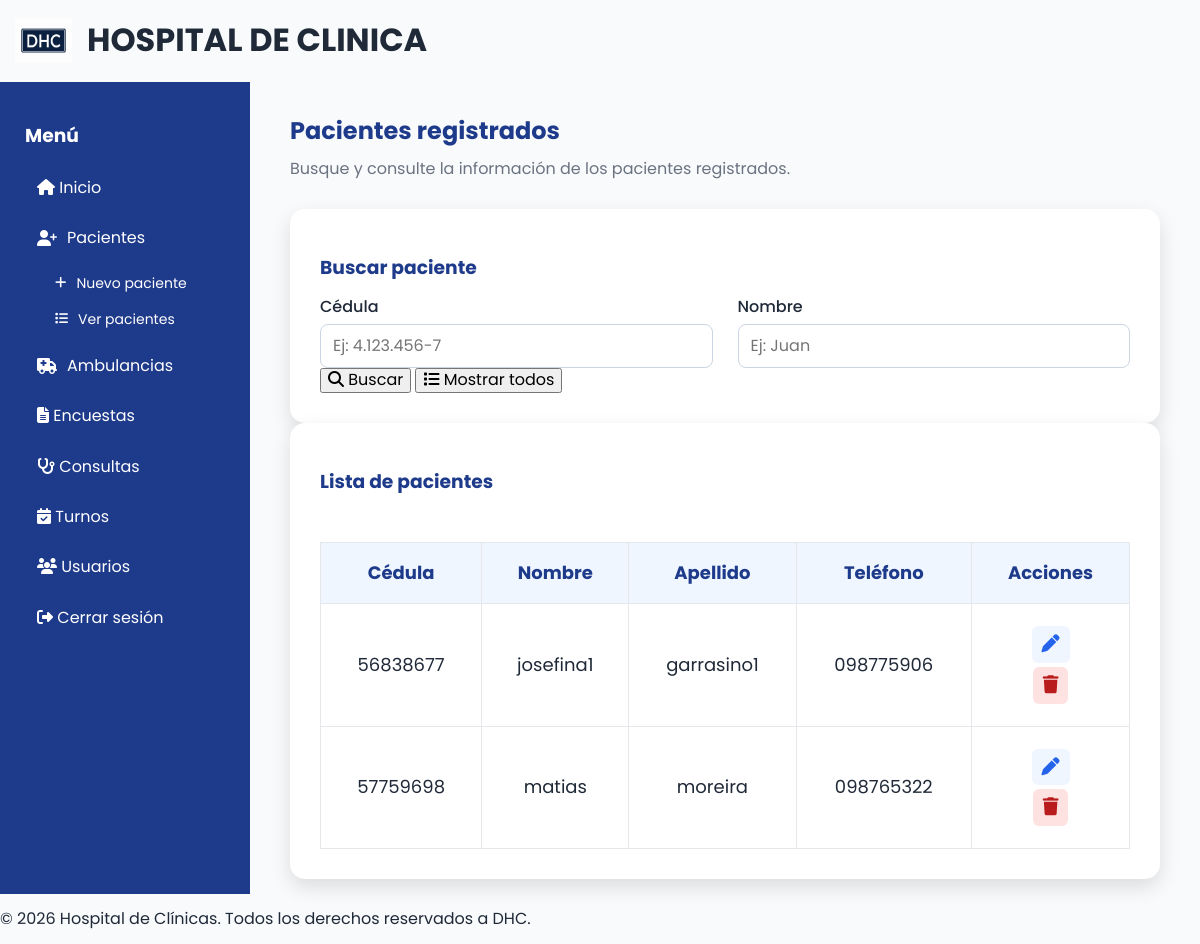
Page /php/ver_paciente.php on the committed database.
### tables this page shows
CREATE TABLE `Persona` (
  `Cedula` varchar(20) NOT NULL,
  `Nombre` varchar(50) NOT NULL,
  `Apellido` varchar(50) NOT NULL,
  `Fecha_Nacimiento` date DEFAULT NULL,
  `Direccion` varchar(150) DEFAULT NULL,
  `Correo` varchar(100) DEFAULT NULL,
  `Telefono` varchar(20) DEFAULT NULL
);

### php/ver_paciente.php (the view, shortened to what this page needs)
<?php
require_once 'conexion.php';
if ($_SERVER["REQUEST_METHOD"] == "POST") {
    if (isset($_POST['buscar'])) {
        $cedula = $_POST['cedula'];
        $nombre = $_POST['nombre'];
        if ($cedula != "") {
            $sql = "SELECT * FROM Persona
                    WHERE Cedula = '$cedula'";
        } elseif ($nombre != "") {
            $sql = "SELECT * FROM Persona
                    WHERE Nombre LIKE '%$nombre%'";
        } else {
            $sql = "SELECT * FROM Persona";
        }
        $resultado = $con->query($sql);
    }
elseif (isset($_POST['mostrar_todos'])) {
     $sql = "SELECT * FROM Persona";
      $resultado = $con->query($sql); }
    elseif (isset($_POST['eliminar'])) {
        $cedula = $_POST['eliminar'];
        $sql = "DELETE FROM Paciente
                WHERE Cedula = '$cedula'";
        $con->query($sql);
        $sql = "DELETE FROM Persona
                WHERE Cedula = '$cedula'";
        $con->query($sql);
        $sql = "SELECT * FROM Persona";
        $resultado = $con->query($sql);
    }
    elseif (isset($_POST['modificar'])) {
        $cedula = $_POST['modificar'];
        $sql = "SELECT * FROM Persona
                WHERE Cedula = '$cedula'";
        $resultado_modificar = $con->query($sql);
        $persona_modificar = $resultado_modificar->fetch_assoc();
        $sql = "SELECT * FROM Persona";
        $resultado = $con->query($sql);
    }
    elseif (isset($_POST['guardar_modificacion'])) {
        $cedula = $_POST['cedula'];
        $nombre = $_POST['nombre'];
        $apellido = $_POST['apellido'];
        $nacimiento = $_POST['nacimiento'];
        $direccion = $_POST['direccion'];
        $correo = $_POST['correo'];
        $telefono = $_POST['telefono'];
        $sql = "UPDATE Persona SET
                Nombre = '$nombre',
                Apellido = '$apellido',
                Fecha_Nacimiento = '$nacimiento',
                Direccion = '$direccion',
                Correo = '$correo',
                Telefono = '$telefono'
                WHERE Cedula = '$cedula'";
        $con->query($sql);
        $sql = "SELECT * FROM Persona";
        $resultado = $con->query($sql);
    }
} else {
    $sql = "SELECT * FROM Persona";
    $resultado = $con->query($sql);
}
?>
<!DOCTYPE html>
<html lang="es">
<head>
    <link rel="stylesheet"
        href="https://cdnjs.cloudflare.com/ajax/libs/normalize/8.0.1/normalize.min.css">
    <link rel="stylesheet"
        href="https://cdnjs.cloudflare.com/ajax/libs/font-awesome/6.7.2/css/all.min.css">
    <link rel="stylesheet" href="/prueba/css/style.css">
</head>
<body>
<header>
    <div class="encabezado">
        <img src="/prueba/img/LOGO PROYECTO DHC.png"
            alt="Logo"
            class="logo">
        <h1>HOSPITAL DE CLINICA</h1>
    </div>
</header>
<div class="perfil-contenedor">
    <aside class="menu-lateral">
        <h3>Menú</h3>
        <a href="panelprincipal.html">
            <i class="fa-solid fa-house"></i>
            Inicio
        </a>
        <details class="menu-desplegable" open>
            <summary>
                <i class="fa-solid fa-user-plus"></i>
                Pacientes
            </summary>
            <div class="submenu">
                <a href="nuevo_paciente.php">
                    <i class="fa-solid fa-plus"></i>
                    Nuevo paciente
                </a>
                <a href="ver_paciente.php">
                    <i class="fa-solid fa-list"></i>
                    Ver pacientes
                </a>
            </div>
        </details>
        <details class="menu-desplegable">
            <summary>
                <i class="fa-solid fa-truck-medical"></i>
                Ambulancias
            </summary>
        </details>
        <a href="Encuestas.html">
            <i class="fa-solid fa-file-alt"></i>
            Encuestas
        </a>
        <a href="consultas.html">
            <i class="fa-solid fa-stethoscope"></i>
            Consultas
        </a>
        <a href="#">
            <i class="fa-solid fa-calendar-check"></i>
            Turnos
        </a>
        <a href="#">
            <i class="fa-solid fa-users"></i>
            Usuarios
        </a>
        <a href="index.html">
            <i class="fa-solid fa-right-from-bracket"></i>
            Cerrar sesión
        </a>
    </aside>
    <main class="contenido">
        <h2 class="titulo-panel">
            Pacientes registrados
        </h2>
        <p class="subtitulo-panel">
            Busque y consulte la información de los pacientes registrados.
        </p>
        <div class="tarjeta">
            <h3>Buscar paciente</h3>
            <form action="ver_paciente.php" method="POST">
                <div class="fila-pacientes">
                    <div class="campo-pacientes">
                        <label for="cedula">
                            Cédula
                        </label>
                        <input
                            type="text"
                            id="cedula"
                            name="cedula"
                            placeholder="Ej: 4.123.456-7">
                    </div>
                    <div class="campo-pacientes">
                        <label for="nombre">
                            Nombre
                        </label>
                        <input
                            type="text"
                            id="nombre"
                            name="nombre"
                            placeholder="Ej: Juan">
                    </div>
                </div>
                <button
                    type="submit"
                    name="buscar"
                    class="boton-agendar">
                    <i class="fa-solid fa-magnifying-glass"></i>
                    Buscar
                </button>
                <button type="submit"
                name="mostrar_todos"
                class="boton-agendar">
                <i class="fa-solid fa-list"></i> Mostrar todos
            </button>
            </form>
        </div>
        <div class="tarjeta">
            <h3>Lista de pacientes</h3>
            <div class="tabla-scroll">
                <table class="big-table">
                    <thead>
                        <tr>
                            <th>Cédula</th>
                            <th>Nombre</th>
                            <th>Apellido</th>
                            <th>Teléfono</th>
                            <th>Acciones</th>
                        </tr>
                    </thead>
                    <tbody>
                    <?php
                    while ($persona = $resultado->fetch_assoc()) {
                    ?>
                    <tr>
                        <td>
                            <?php echo $persona['Cedula']; ?>
                        </td>
                        <td>
                            <?php echo $persona['Nombre']; ?>
                        </td>
                        <td>
                            <?php echo $persona['Apellido']; ?>
                        </td>
                        <td>
                            <?php echo $persona['Telefono']; ?>
                        </td>
                        <td class="acciones-pacientes">
                            <form action="ver_paciente.php" method="POST">
                                <button
                                    name="modificar"
                                    value="<?php echo $persona['Cedula']; ?>"
                                    class="editar"
                                    title="Editar paciente">
                                    <i class="fa-solid fa-pen"></i>
                                </button>
                            </form>
                            <form action="ver_paciente.php" method="POST">
                                <button
                                    name="eliminar"
                                    value="<?php echo $persona['Cedula']; ?>"
                                    class="eliminar"
                                    title="Eliminar paciente">
                                    <i class="fa-solid fa-trash"></i>
                                </button>
                            </form>
                        </td>
                    </tr>
                    <?php
                    }
                    ?>
                    </tbody>
                </table>
            </div>
        </div>
    </main>
</div>
<footer>
    <p>
        &copy; 2026 Hospital de Clínicas.
        Todos los derechos reservados a DHC.
    </p>
</footer>
</body>
</html>

### css/style.css (style rules this page uses)
:root { --azul-principal: #2563EB; --azul-oscuro: #1E3A8A; --gris-claro: #F8FAFC; --gris: #E5E7EB; --texto: #1F2937; --blanco: #FFFFFF; }
* { box-sizing: border-box; }
.encabezado { display:flex; align-items:center; gap:15px; padding:1px 15px; }
body { margin: 0; font-family: "Poppins", sans-serif; background: var(--gris-claro); color: var(--texto); }
.logo { width:57px; height:45px; }
details { margin-bottom:15px; border:1px solid #ccc; border-radius:8px; padding:10px; }
.titulo-panel { color: var(--azul-oscuro); margin-bottom: 10px; }
.subtitulo-panel { color: #6B7280; margin-bottom: 30px; }
.perfil-contenedor { display:flex; min-height:100vh; }
.menu-lateral { width:250px; background:#1E3A8A; padding:25px; display:flex; flex-direction:column; }
.menu-lateral h3 { color:white; margin-bottom:20px; }
.menu-lateral > a { color: white; text-decoration: none; padding: 12px; border-radius: 8px; margin-bottom: 8px; transition: .3s; }
.contenido { flex:1; padding:15px 40px; }
.tarjeta h3 { color:#1E3A8A; }
.tabla-scroll { width: 100%; overflow-x: auto; }
.tarjeta { background: var(--blanco); padding: 30px; border-radius: 15px; box-shadow: 0 8px 20px rgba(0,0,0,.12); }
table { width:100%; border-collapse:collapse; margin-top:30px; }
th, td { padding:12px; border-bottom:1px solid #ddd; text-align:left; }
th { background:#EFF6FF; color:var(--azul-oscuro); }
.menu-desplegable { margin-bottom: 8px; }
.menu-desplegable summary { color: white; padding: 12px; border-radius: 8px; cursor: pointer; display: flex; align-items: center; gap: 10px; list-style: none; }
.submenu { display: flex; flex-direction: column; margin-left: 20px; margin-top: 5px; }
.submenu a { color: white; text-decoration: none; padding: 10px; border-radius: 8px; display: flex; align-items: center; gap: 10px; font-size: 14px; }
.submenu i { font-size: 13px; }
.menu-desplegable { border: none; }
.menu-desplegable { margin: 0 0 8px 0; padding: 0; border: none; }
.menu-desplegable summary { margin: 0; padding: 12px; }
table.big-table { width: 100%; max-width: 1000px; border-collapse: collapse; font-size: 18px; background: var(--blanco); }
table.big-table th, table.big-table td { border: 1px solid var(--gris); padding: 20px; text-align: center; }
table.big-table thead tr { background: var(--azul-oscuro); color: var(--blanco); }
.fila-pacientes { display: flex; gap: 25px; }
.campo-pacientes { flex: 1; display: flex; flex-direction: column; }
.campo-pacientes label { margin-bottom: 8px; font-weight: 500; }
.campo-pacientes input { padding: 12px; border: 1px solid #CBD5E1; border-radius: 8px; font-size: 16px; font-family: inherit; }
.acciones-pacientes { white-space: nowrap; }
.acciones-pacientes button { border: none; cursor: pointer; padding: 8px 10px; border-radius: 6px; margin: 2px; }
.acciones-pacientes .editar { background-color: #EFF6FF; color: var(--azul-principal); }
.acciones-pacientes .eliminar { background-color: #FEE2E2; color: #B91C1C; }

### rows in the picture
persona: Cedula "56838677", Nombre "josefina1", Apellido "garrasino1", Telefono "098775906"
persona: Cedula "57759698", Nombre "matias", Apellido "moreira", Telefono "098765322"
